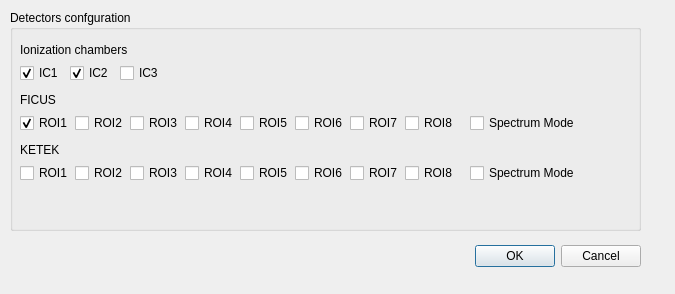
<?xml version="1.0" encoding="UTF-8"?>
<ui version="4.0">
 <class>Dialog</class>
 <widget class="QDialog" name="Dialog">
  <property name="geometry">
   <rect>
    <x>0</x>
    <y>0</y>
    <width>675</width>
    <height>294</height>
   </rect>
  </property>
  <property name="windowTitle">
   <string>Dialog</string>
  </property>
  <widget class="QDialogButtonBox" name="buttonBox">
   <property name="geometry">
    <rect>
     <x>300</x>
     <y>240</y>
     <width>341</width>
     <height>32</height>
    </rect>
   </property>
   <property name="orientation">
    <enum>Qt::Horizontal</enum>
   </property>
   <property name="standardButtons">
    <set>QDialogButtonBox::Cancel|QDialogButtonBox::Ok</set>
   </property>
  </widget>
  <widget class="QGroupBox" name="groupBox">
   <property name="geometry">
    <rect>
     <x>10</x>
     <y>10</y>
     <width>631</width>
     <height>221</height>
    </rect>
   </property>
   <property name="title">
    <string>Detectors confguration</string>
   </property>
   <widget class="QLabel" name="label">
    <property name="geometry">
     <rect>
      <x>10</x>
      <y>30</y>
      <width>141</width>
      <height>20</height>
     </rect>
    </property>
    <property name="text">
     <string>Ionization chambers</string>
    </property>
   </widget>
   <widget class="QCheckBox" name="IC1">
    <property name="geometry">
     <rect>
      <x>10</x>
      <y>50</y>
      <width>41</width>
      <height>26</height>
     </rect>
    </property>
    <property name="text">
     <string>IC1</string>
    </property>
    <property name="checked">
     <bool>true</bool>
    </property>
   </widget>
   <widget class="QCheckBox" name="IC2">
    <property name="geometry">
     <rect>
      <x>60</x>
      <y>50</y>
      <width>41</width>
      <height>26</height>
     </rect>
    </property>
    <property name="text">
     <string>IC2</string>
    </property>
    <property name="checked">
     <bool>true</bool>
    </property>
   </widget>
   <widget class="QCheckBox" name="IC3">
    <property name="geometry">
     <rect>
      <x>110</x>
      <y>50</y>
      <width>41</width>
      <height>26</height>
     </rect>
    </property>
    <property name="text">
     <string>IC3</string>
    </property>
    <property name="checked">
     <bool>false</bool>
    </property>
   </widget>
   <widget class="QLabel" name="label_2">
    <property name="geometry">
     <rect>
      <x>10</x>
      <y>80</y>
      <width>141</width>
      <height>20</height>
     </rect>
    </property>
    <property name="text">
     <string>FICUS</string>
    </property>
   </widget>
   <widget class="QCheckBox" name="FICUS_ROI1">
    <property name="geometry">
     <rect>
      <x>10</x>
      <y>100</y>
      <width>61</width>
      <height>26</height>
     </rect>
    </property>
    <property name="text">
     <string>ROI1</string>
    </property>
    <property name="checked">
     <bool>true</bool>
    </property>
   </widget>
   <widget class="QCheckBox" name="FICUS_ROI2">
    <property name="geometry">
     <rect>
      <x>65</x>
      <y>100</y>
      <width>61</width>
      <height>26</height>
     </rect>
    </property>
    <property name="text">
     <string>ROI2</string>
    </property>
    <property name="checked">
     <bool>false</bool>
    </property>
   </widget>
   <widget class="QCheckBox" name="FICUS_ROI4">
    <property name="geometry">
     <rect>
      <x>175</x>
      <y>100</y>
      <width>61</width>
      <height>26</height>
     </rect>
    </property>
    <property name="text">
     <string>ROI4</string>
    </property>
    <property name="checked">
     <bool>false</bool>
    </property>
   </widget>
   <widget class="QCheckBox" name="FICUS_ROI3">
    <property name="geometry">
     <rect>
      <x>120</x>
      <y>100</y>
      <width>61</width>
      <height>26</height>
     </rect>
    </property>
    <property name="text">
     <string>ROI3</string>
    </property>
    <property name="checked">
     <bool>false</bool>
    </property>
   </widget>
   <widget class="QCheckBox" name="FICUS_ROI7">
    <property name="geometry">
     <rect>
      <x>340</x>
      <y>100</y>
      <width>61</width>
      <height>26</height>
     </rect>
    </property>
    <property name="text">
     <string>ROI7</string>
    </property>
    <property name="checked">
     <bool>false</bool>
    </property>
   </widget>
   <widget class="QCheckBox" name="FICUS_ROI8">
    <property name="geometry">
     <rect>
      <x>395</x>
      <y>100</y>
      <width>61</width>
      <height>26</height>
     </rect>
    </property>
    <property name="text">
     <string>ROI8</string>
    </property>
    <property name="checked">
     <bool>false</bool>
    </property>
   </widget>
   <widget class="QCheckBox" name="FICUS_ROI6">
    <property name="geometry">
     <rect>
      <x>285</x>
      <y>100</y>
      <width>61</width>
      <height>26</height>
     </rect>
    </property>
    <property name="text">
     <string>ROI6</string>
    </property>
    <property name="checked">
     <bool>false</bool>
    </property>
   </widget>
   <widget class="QCheckBox" name="FICUS_ROI5">
    <property name="geometry">
     <rect>
      <x>230</x>
      <y>100</y>
      <width>61</width>
      <height>26</height>
     </rect>
    </property>
    <property name="text">
     <string>ROI5</string>
    </property>
    <property name="checked">
     <bool>false</bool>
    </property>
   </widget>
   <widget class="QLabel" name="label_3">
    <property name="geometry">
     <rect>
      <x>10</x>
      <y>130</y>
      <width>141</width>
      <height>20</height>
     </rect>
    </property>
    <property name="text">
     <string>KETEK</string>
    </property>
   </widget>
   <widget class="QCheckBox" name="KETEK_ROI3">
    <property name="geometry">
     <rect>
      <x>120</x>
      <y>150</y>
      <width>61</width>
      <height>26</height>
     </rect>
    </property>
    <property name="text">
     <string>ROI3</string>
    </property>
    <property name="checked">
     <bool>false</bool>
    </property>
   </widget>
   <widget class="QCheckBox" name="KETEK_ROI4">
    <property name="geometry">
     <rect>
      <x>175</x>
      <y>150</y>
      <width>61</width>
      <height>26</height>
     </rect>
    </property>
    <property name="text">
     <string>ROI4</string>
    </property>
    <property name="checked">
     <bool>false</bool>
    </property>
   </widget>
   <widget class="QCheckBox" name="KETEK_ROI6">
    <property name="geometry">
     <rect>
      <x>285</x>
      <y>150</y>
      <width>61</width>
      <height>26</height>
     </rect>
    </property>
    <property name="text">
     <string>ROI6</string>
    </property>
    <property name="checked">
     <bool>false</bool>
    </property>
   </widget>
   <widget class="QCheckBox" name="KETEK_ROI7">
    <property name="geometry">
     <rect>
      <x>340</x>
      <y>150</y>
      <width>61</width>
      <height>26</height>
     </rect>
    </property>
    <property name="text">
     <string>ROI7</string>
    </property>
    <property name="checked">
     <bool>false</bool>
    </property>
   </widget>
   <widget class="QCheckBox" name="KETEK_ROI2">
    <property name="geometry">
     <rect>
      <x>65</x>
      <y>150</y>
      <width>61</width>
      <height>26</height>
     </rect>
    </property>
    <property name="text">
     <string>ROI2</string>
    </property>
    <property name="checked">
     <bool>false</bool>
    </property>
   </widget>
   <widget class="QCheckBox" name="KETEK_ROI8">
    <property name="geometry">
     <rect>
      <x>395</x>
      <y>150</y>
      <width>61</width>
      <height>26</height>
     </rect>
    </property>
    <property name="text">
     <string>ROI8</string>
    </property>
    <property name="checked">
     <bool>false</bool>
    </property>
   </widget>
   <widget class="QCheckBox" name="KETEK_ROI1">
    <property name="geometry">
     <rect>
      <x>10</x>
      <y>150</y>
      <width>61</width>
      <height>26</height>
     </rect>
    </property>
    <property name="text">
     <string>ROI1</string>
    </property>
    <property name="checked">
     <bool>false</bool>
    </property>
   </widget>
   <widget class="QCheckBox" name="KETEK_ROI5">
    <property name="geometry">
     <rect>
      <x>230</x>
      <y>150</y>
      <width>61</width>
      <height>26</height>
     </rect>
    </property>
    <property name="text">
     <string>ROI5</string>
    </property>
    <property name="checked">
     <bool>false</bool>
    </property>
   </widget>
   <widget class="QCheckBox" name="FICUS_SPECMODE">
    <property name="geometry">
     <rect>
      <x>460</x>
      <y>100</y>
      <width>131</width>
      <height>26</height>
     </rect>
    </property>
    <property name="text">
     <string>Spectrum Mode</string>
    </property>
    <property name="checked">
     <bool>false</bool>
    </property>
   </widget>
   <widget class="QCheckBox" name="KETEK_SPECMODE">
    <property name="geometry">
     <rect>
      <x>460</x>
      <y>150</y>
      <width>131</width>
      <height>26</height>
     </rect>
    </property>
    <property name="text">
     <string>Spectrum Mode</string>
    </property>
    <property name="checked">
     <bool>false</bool>
    </property>
   </widget>
  </widget>
 </widget>
 <resources/>
 <connections>
  <connection>
   <sender>buttonBox</sender>
   <signal>accepted()</signal>
   <receiver>Dialog</receiver>
   <slot>accept()</slot>
   <hints>
    <hint type="sourcelabel">
     <x>248</x>
     <y>254</y>
    </hint>
    <hint type="destinationlabel">
     <x>157</x>
     <y>274</y>
    </hint>
   </hints>
  </connection>
  <connection>
   <sender>buttonBox</sender>
   <signal>rejected()</signal>
   <receiver>Dialog</receiver>
   <slot>reject()</slot>
   <hints>
    <hint type="sourcelabel">
     <x>316</x>
     <y>260</y>
    </hint>
    <hint type="destinationlabel">
     <x>286</x>
     <y>274</y>
    </hint>
   </hints>
  </connection>
 </connections>
</ui>
